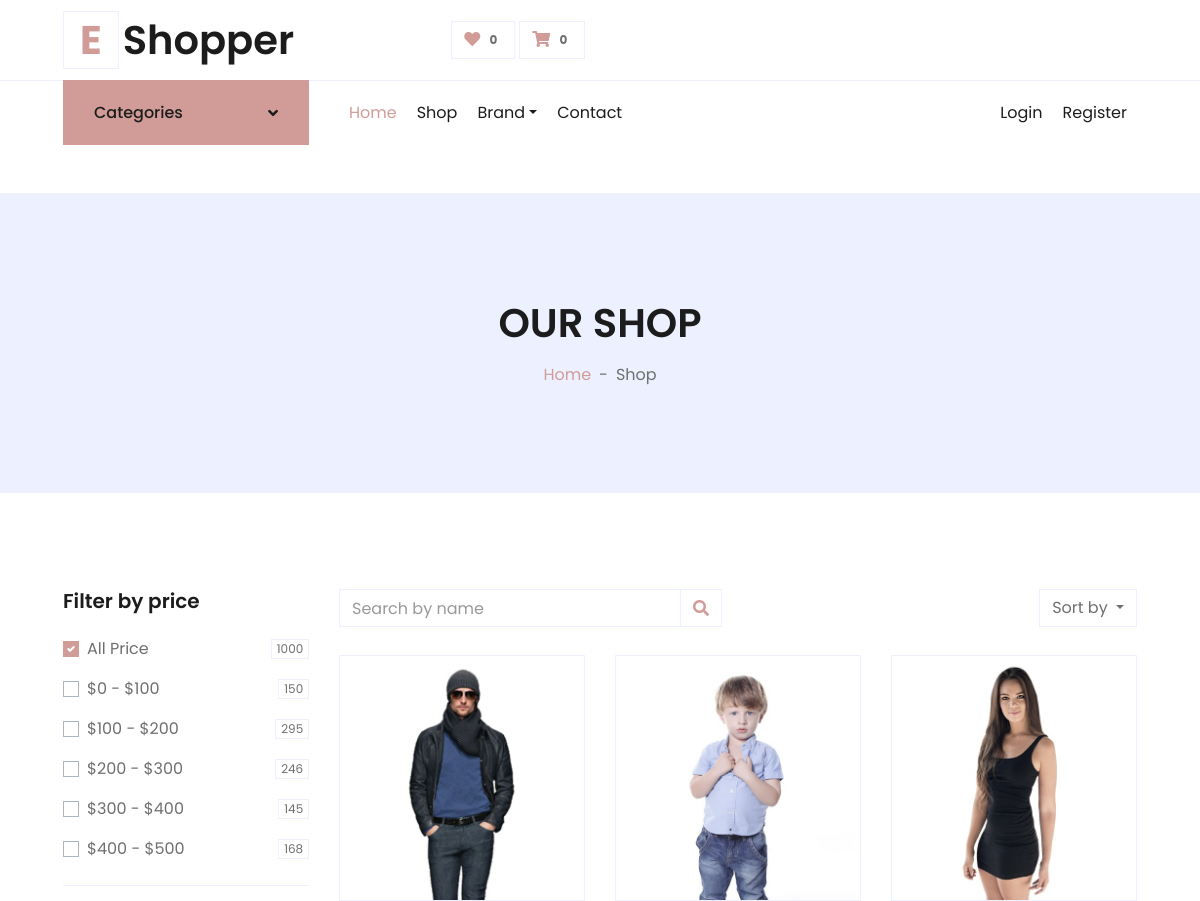
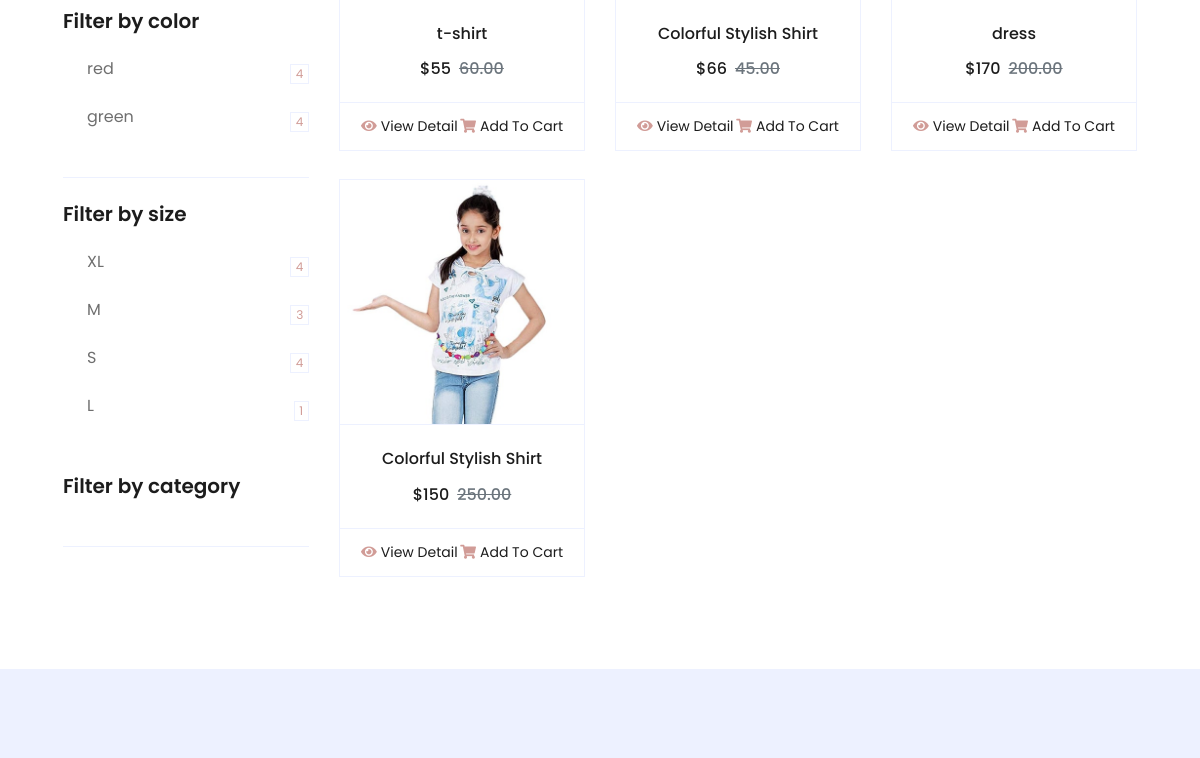
Before: /product/ (upper part) with the older database file (2 pictures, top to bottom).
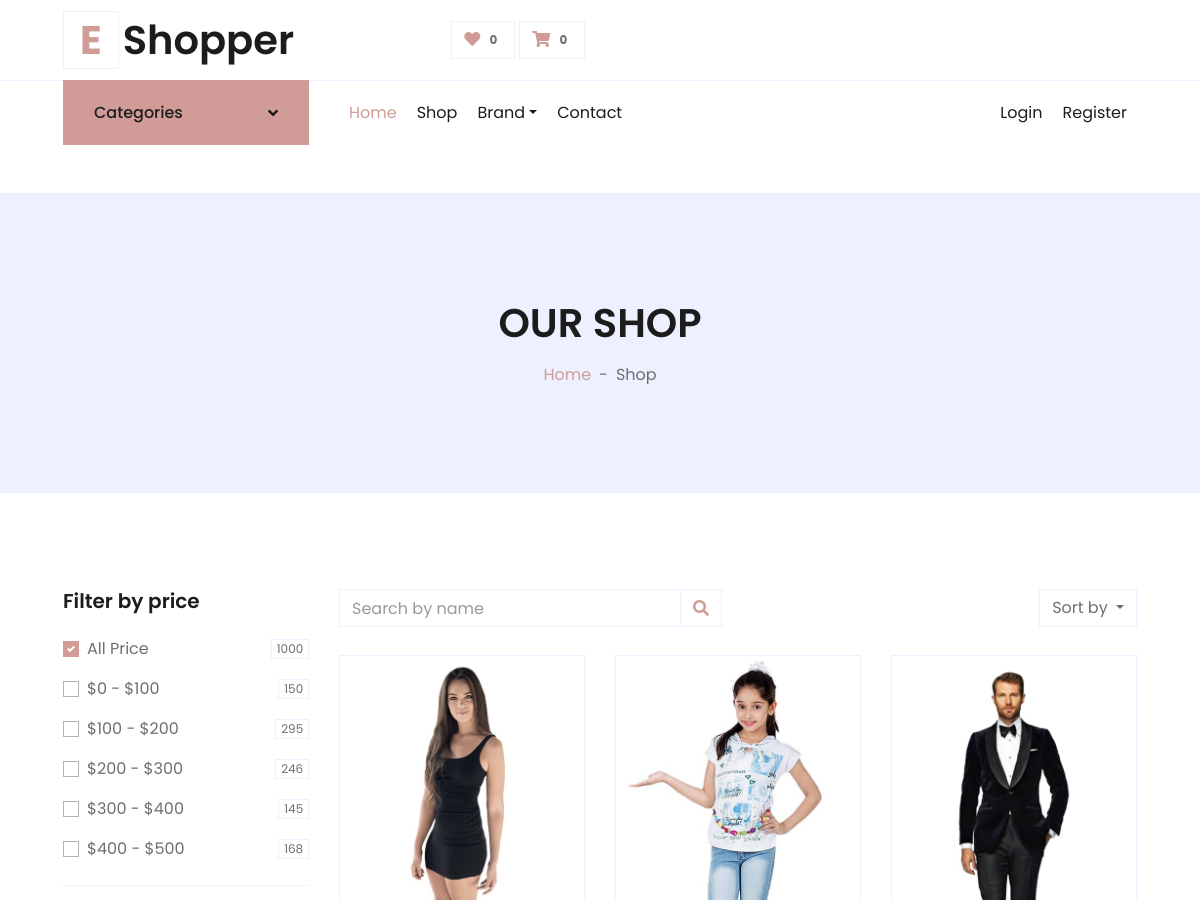
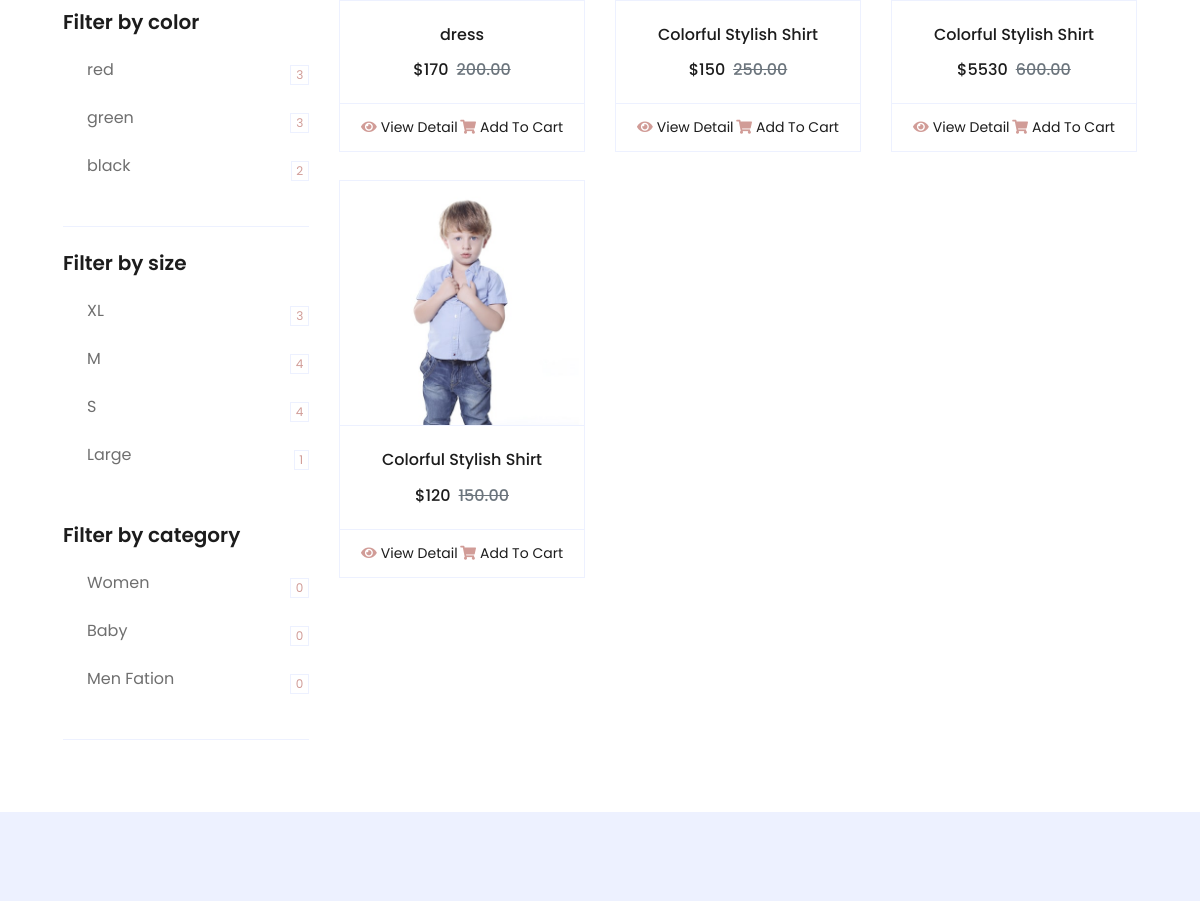
After: the same page with the newer database file (2 pictures, top to bottom).
### product/models.py (models this page shows, shortened)
class Color(models.Model):
    name = models.CharField(max_length=50 )
    def __str__(self):
        return str(self.name)

class Size(models.Model):
    name = models.CharField(max_length=50 )
    def __str__(self):
        return str(self.name)

class Product(models.Model):
    name = models.CharField(max_length=100)
    image = models.ImageField(upload_to='product/')
    price = models.IntegerField(default=0)
    discount = models.DecimalField(max_digits=5  , decimal_places=2,default=0)
    description = models.TextField(max_length=10000)
    created_at = models.DateTimeField( default=timezone.now)
    category = models.ManyToManyField('ProductCategory',related_name='product_category',verbose_name=('category'),  null=True)
    PRDBrand = models.ForeignKey('settings.Brand' ,related_name='product_brand', on_delete=models.CASCADE , blank=True, null=True ,verbose_name=_("Brand "))
    color = models.ManyToManyField('Color',related_name='product_color',null=True,blank=True)
    size = models.ManyToManyField('Size',related_name='product_size',null=True,blank=True)
    slug = models.SlugField(null=True,blank=True)
    def get_absolute_url(self):
        return reverse("product:product_detail", kwargs={"slug": self.slug})

class ProductCategory(models.Model):
    name = models.CharField(max_length=60)
    image = models.ImageField(upload_to='categoryimages/')
    def __str__(self):
        return self.name

### product/views.py (the view)
# urls.py: path('',views.ProductList.as_view(),name='product_list'),
class ProductList(ListView):
    model = Product
    paginate_by = 9
    def get_context_data(self, **kwargs):
        context = super().get_context_data(**kwargs)
        context["categories"] = ProductCategory.objects.all().annotate(product_count=Count('product_category'))
        context["sizes"] = Size.objects.all().annotate(product_count=Count('product_size'))
        context["colors"] = Color.objects.all().annotate(product_count=Count('product_color'))
        return context
    def get_queryset(self) :
        name = self.request.GET.get('q','')
        object_list = Product.objects.filter(
            Q(name__icontains = name) |
            Q(description__icontains = name)
        )
        return object_list

### product/templates/product/product_list.html (shortened to what the changed rows need)
{% extends 'base.html' %}
{% load static %}
{% block body %}
<div class="container-fluid bg-secondary mb-5">
    <div class="d-flex flex-column align-items-center justify-content-center" style="min-height: 300px">
        <h1 class="font-weight-semi-bold text-uppercase mb-3">Our Shop</h1>
    </div>
</div>
<div class="container-fluid pt-5">
    <div class="row px-xl-5">
        <div class="col-lg-3 col-md-12">
            <div class="border-bottom mb-4 pb-4">
                {% for color in colors %}
                <div class="custom-control custom-checkbox d-flex align-items-center justify-content-between mb-3">
                    <label>{{color}}</label>
                    <a href="{% url 'product:product_by_color' color %}"><span
                            class="badge border font-weight-normal">{{color.product_count}}</span></a>
                </div>
                {% endfor %}
            </div>
            <div class="mb-5">
                {% for size in sizes %}
                <div class="custom-control custom-checkbox d-flex align-items-center justify-content-between mb-3">
                    <label>{{size}}</label>
                    <a href="{% url 'product:product_by_size' size %}"><span
                            class="badge border font-weight-normal">{{size.product_count}}</span></a>
                </div>
                {% endfor %}
            </div>
            <div class="border-bottom mb-4 pb-4">
                {% for category in categories %}
                <div class="custom-control custom-checkbox d-flex align-items-center justify-content-between mb-3">
                    <label>{{category}}</label>
                    <a href="{% url 'product:product_by_category' category %}"><span
                            class="badge border font-weight-normal">{{category.product_count}}</span></a>
                </div>
                {% endfor %}
            </div>
        </div>
        <div class="col-lg-9 col-md-12">
            <div class="row pb-3">
                {% for product in object_list  %}
                <div class="col-lg-4 col-md-6 col-sm-12 pb-1">
                    <div class="card product-item border-0 mb-4">
                        <div
                            class="card-header product-img position-relative overflow-hidden bg-transparent border p-0">
                            <img class="img-fluid w-100" src="{{product.image.url}}" alt="">
                        </div>
                        <div class="card-body border-left border-right text-center p-0 pt-4 pb-3">
                            <h6 class="text-truncate mb-3">{{product.name}}</h6>
                            <div class="d-flex justify-content-center">
                                <h6>${{product.price}}</h6>
                                <h6 class="text-muted ml-2"><del>{{product.discount}}</del></h6>
                            </div>
                        </div>
                        <div class="card-footer d-flex justify-content-between bg-light border">
                            <a href="{{product.get_absolute_url}}" class="btn btn-sm text-dark p-0"><i
                                    class="fas fa-eye text-primary mr-1"></i>View
                                Detail</a>
                            <a href="" class="btn btn-sm text-dark p-0"><i
                                    class="fas fa-shopping-cart text-primary mr-1"></i>Add To Cart</a>
                        </div>
                    </div>
                </div>
                {% endfor %}
            </div>
        </div>
    </div>
</div>
{% endblock body %}

Changed rows visible on the page:
removed Size: name "L", product_count "1"
removed Product: image (picture), name "t-shirt", price "55", discount "60.00"
removed Product: image (picture), name "Colorful Stylish Shirt", price "66", discount "45.00"
computed for Color "red": product_count "4" → "3"
computed for Color "green": product_count "4" → "3"
added Color: name "black", product_count "2"
computed for Size "XL": product_count "4" → "3"
computed for Size (number 2 of 4 on the later page): product_count "3" → "4"
added Size: name "Large", product_count "1"
added ProductCategory: name "Women", product_count "0"
added ProductCategory: name "Baby", product_count "0"
added ProductCategory: name "Men Fation", product_count "0"
added Product: image (picture), name "Colorful Stylish Shirt", price "5530", discount "600.00"
added Product: image (picture), name "Colorful Stylish Shirt", price "120", discount "150.00"
